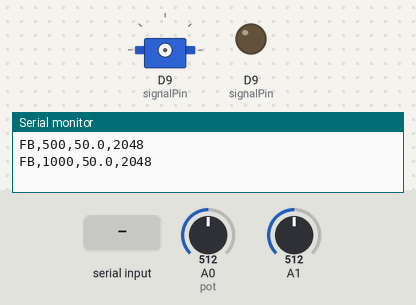
Simulated run of this sketch. Board: Arduino Uno R4 Minima. Shown: servo, output pins drawn as LEDs (lit = HIGH), the last lines printed to the serial monitor. The inputs (shaded band) are chosen by the test bench; at power-on: A0 (pot) = 512, A1 = 512 (analog values on the 0–1023 scale).

Above: at 1.2 s.
1.3 s: "ARM\n" received over Serial
At 1.7 s:
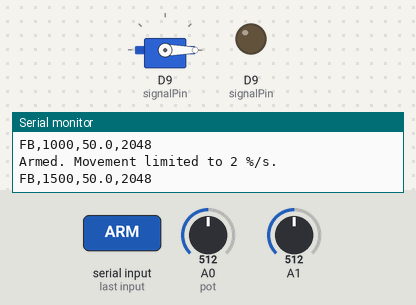
2.8 s: "OFF\n" received over Serial
4.3 s: "POS \n" received over Serial
Timing chart, 0 to 7.3 s (numbered marks = the images above; inputs shaded):
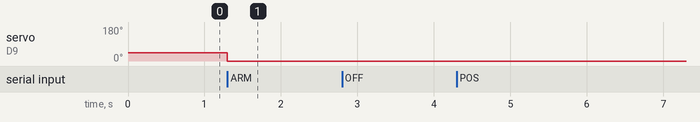

The sketch:

GateCommissioning.ino
```cpp
// Attended, clean-water BENCH checkout only. Not a field controller.
// UNO R4 WiFi + Arduino Servo library. USB serial at 115200 baud. Keep the 6 V disconnect within reach.
// Linked mode: the browser simulator sends "POS <0-100>" each step over Web Serial.
// Commands:  ARM            allow movement (signal stays detached until armed)
//            POS <0..100>   gate opening target in percent
//            PULSE <1000..2000>  direct pulse for endpoint calibration (armed only)
//            CAL <closed_us> <open_us>  set pulse endpoints (default 1000 2000)
//            OFF            detach signal and disarm
// Safety: speed limited to 2 %/s, holds position if no command arrives for 3 s,
// reports "FB,<ms>,<position_pct>,<A1>" every 500 ms. Wire a position potentiometer to A0.
#include <Servo.h>
#include <stdlib.h>
#include <string.h>

Servo drive;
const byte signalPin = 9;
char line[32];
byte used = 0;
bool discard = false, armed = false, watchdogHeld = false;
float target = 0, current = 0;               // percent open
int closedUs = 1000, openUs = 2000;
unsigned long lastCmd = 0, lastStep = 0, lastSample = 0;

int pulseFor(float pct) { return closedUs + (int)((openUs - closedUs) * pct / 100.0); }

void disarm(const char *why) {
  armed = false; drive.detach();
  pinMode(signalPin, OUTPUT); digitalWrite(signalPin, LOW);
  Serial.println(why);
}

void command(char *s) {
  lastCmd = millis();
  if (watchdogHeld) { watchdogHeld = false; Serial.println("Link restored."); }
  if (strcmp(s, "OFF") == 0) { disarm("Signal off. Use the DC disconnect to isolate motor power."); return; }
  if (strcmp(s, "ARM") == 0) {
    armed = true; target = current;
    drive.writeMicroseconds(pulseFor(current)); drive.attach(signalPin, 1000, 2000);
    Serial.println("Armed. Movement limited to 2 %/s."); return;
  }
  char *end;
  if (strncmp(s, "POS ", 4) == 0) {
    const float p = strtod(s + 4, &end);
    if (end == s + 4 || p < 0 || p > 100) { Serial.println("POS must be 0..100."); return; }
    target = p; if (!armed) Serial.println("Not armed: send ARM to allow movement.");
    return;
  }
  if (strncmp(s, "CAL ", 4) == 0) {
    const long a = strtol(s + 4, &end, 10), b = strtol(end, &end, 10);
    if (a < 1000 || b > 2000 || a >= b) { Serial.println("CAL needs 1000 <= closed < open <= 2000."); return; }
    closedUs = a; openUs = b; Serial.println("Endpoints updated."); return;
  }
  if (strncmp(s, "PULSE ", 6) == 0) {
    const long p = strtol(s + 6, &end, 10);
    if (!armed || end == s + 6 || *end || p < 1000 || p > 2000) { Serial.println("PULSE needs ARM first and 1000..2000 us."); return; }
    drive.writeMicroseconds(p); Serial.print("Calibration pulse (us),"); Serial.println(p); return;
  }
  Serial.println("Commands: ARM, POS 0..100, CAL closed open, PULSE us, OFF");
}

void setup() {
  pinMode(signalPin, OUTPUT); digitalWrite(signalPin, LOW);
  analogReadResolution(12);
  Serial.begin(115200);
}

void loop() {
  while (Serial.available()) {
    const char c = Serial.read();
    if (c == '\r') continue;
    if (c == '\n') { line[used] = '\0'; if (!discard && used) command(line); used = 0; discard = false; }
    else if (used < sizeof(line) - 1 && !discard) line[used++] = c;
    else discard = true;
  }
  const unsigned long now = millis();
  if (armed && !watchdogHeld && now - lastCmd > 3000UL) { watchdogHeld = true; target = current; Serial.println("WATCHDOG: no command for 3 s, holding position."); }
  if (armed && now - lastStep >= 100UL) {        // 2 %/s = 0.2 % per 100 ms
    lastStep = now;
    const float step = 0.2;
    if (target > current) current = min(target, current + step);
    else if (target < current) current = max(target, current - step);
    drive.writeMicroseconds(pulseFor(current));
  }
  if (now - lastSample >= 500UL) {
    lastSample = now;
    const float measured = analogRead(A0) * 100.0 / 4095.0;  // position pot, 0..100 %
    Serial.print("FB,"); Serial.print(now); Serial.print(','); Serial.print(measured, 1); Serial.print(','); Serial.println(analogRead(A1));
  }
}
```

Measured:
- after the input at 1.3 s, servo on D9 (signalPin): 44° → 0° at once
